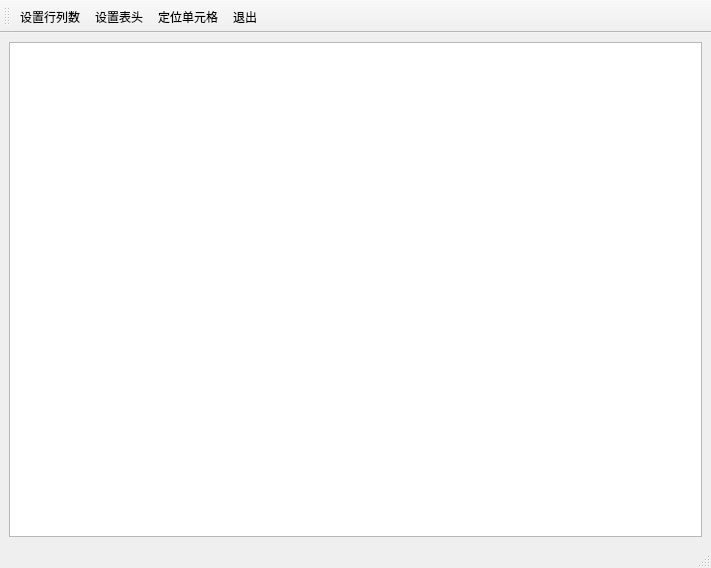
<?xml version="1.0" encoding="UTF-8"?>
<ui version="4.0">
 <class>MainWindow</class>
 <widget class="QMainWindow" name="MainWindow">
  <property name="geometry">
   <rect>
    <x>0</x>
    <y>0</y>
    <width>711</width>
    <height>568</height>
   </rect>
  </property>
  <property name="windowTitle">
   <string>MainWindow</string>
  </property>
  <widget class="QWidget" name="centralwidget">
   <layout class="QHBoxLayout" name="horizontalLayout">
    <item>
     <widget class="QTableView" name="tableView"/>
    </item>
   </layout>
  </widget>
  <widget class="QMenuBar" name="menubar">
   <property name="geometry">
    <rect>
     <x>0</x>
     <y>0</y>
     <width>711</width>
     <height>21</height>
    </rect>
   </property>
  </widget>
  <widget class="QStatusBar" name="statusbar"/>
  <widget class="QToolBar" name="toolBar">
   <property name="windowTitle">
    <string>toolBar</string>
   </property>
   <property name="toolButtonStyle">
    <enum>Qt::ToolButtonTextUnderIcon</enum>
   </property>
   <attribute name="toolBarArea">
    <enum>TopToolBarArea</enum>
   </attribute>
   <attribute name="toolBarBreak">
    <bool>false</bool>
   </attribute>
   <addaction name="actSetRC"/>
   <addaction name="actSetHeader"/>
   <addaction name="actCell"/>
   <addaction name="actQuit"/>
  </widget>
  <action name="actSetRC">
   <property name="icon">
    <iconset resource="res.qrc">
     <normaloff>:/icons/images/230.bmp</normaloff>:/icons/images/230.bmp</iconset>
   </property>
   <property name="text">
    <string>设置行列数</string>
   </property>
   <property name="menuRole">
    <enum>QAction::NoRole</enum>
   </property>
  </action>
  <action name="actSetHeader">
   <property name="icon">
    <iconset resource="res.qrc">
     <normaloff>:/icons/images/516.bmp</normaloff>:/icons/images/516.bmp</iconset>
   </property>
   <property name="text">
    <string>设置表头</string>
   </property>
   <property name="menuRole">
    <enum>QAction::NoRole</enum>
   </property>
  </action>
  <action name="actCell">
   <property name="icon">
    <iconset resource="res.qrc">
     <normaloff>:/icons/images/304.bmp</normaloff>:/icons/images/304.bmp</iconset>
   </property>
   <property name="text">
    <string>定位单元格</string>
   </property>
   <property name="menuRole">
    <enum>QAction::NoRole</enum>
   </property>
  </action>
  <action name="actQuit">
   <property name="icon">
    <iconset resource="res.qrc">
     <normaloff>:/icons/images/132.bmp</normaloff>:/icons/images/132.bmp</iconset>
   </property>
   <property name="text">
    <string>退出</string>
   </property>
   <property name="menuRole">
    <enum>QAction::NoRole</enum>
   </property>
  </action>
 </widget>
 <resources>
  <include location="res.qrc"/>
 </resources>
 <connections/>
</ui>
